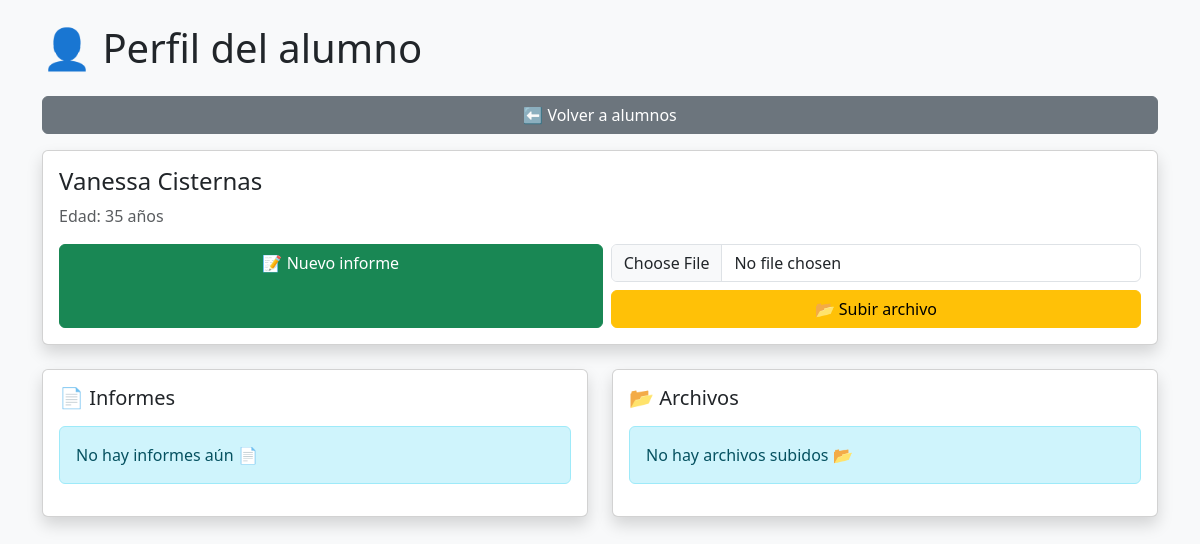
Before: /perfil_alumno/2 (signed in) with the older database file.
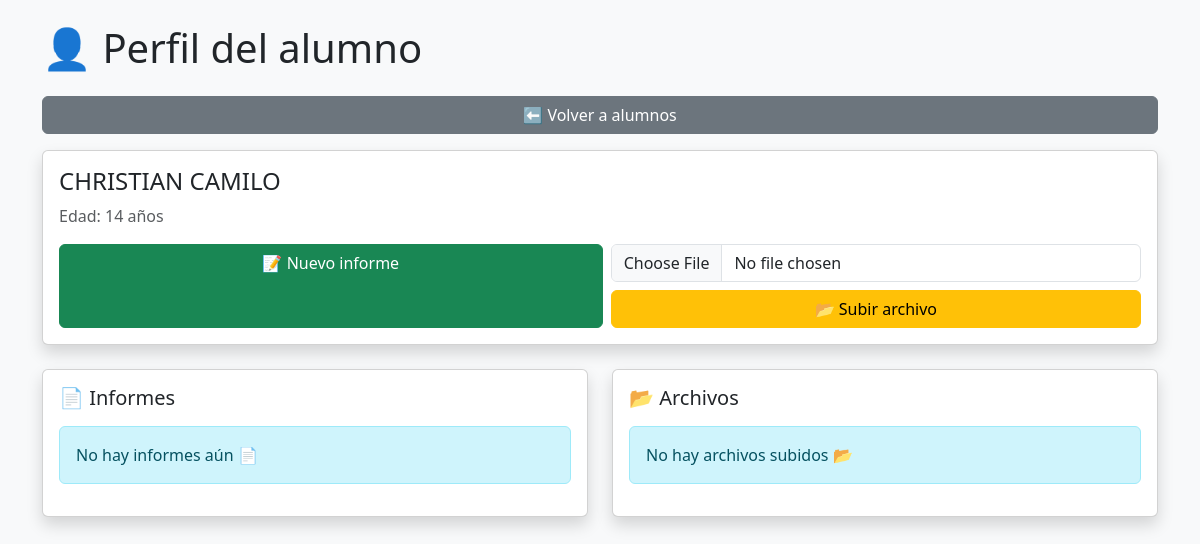
After: the same page with the newer database file.
### tables this page shows
CREATE TABLE alumnos (
    id INTEGER PRIMARY KEY AUTOINCREMENT,
    nombre TEXT,
    edad INTEGER,
    usuario_id INTEGER,
    FOREIGN KEY (usuario_id) REFERENCES usuarios(id)
);

### routes/alumnos.py (the view)
@alumnos_bp.route("/perfil_alumno/<int:id>")
@login_required
def perfil_alumno(id):
    alumno = db.session.execute(
        text("SELECT * FROM alumnos WHERE id = :id AND usuario_id = :uid"),
        {"id": id, "uid": session["user_id"]}
    ).fetchone()
    if not alumno:
        return "Acceso no autorizado ❌", 403
    informes = db.session.execute(
        text("SELECT * FROM informes WHERE alumno_id = :id ORDER BY id DESC"),
        {"id": id}
    ).fetchall()
    import os
    carpeta_alumno = os.path.join("uploads", f"alumno_{id}")
    if os.path.exists(carpeta_alumno):
        archivos = os.listdir(carpeta_alumno)
    else:
        archivos = []
    return render_template(
        "perfil_alumno.html",
        alumno=alumno,
        informes=informes,
        archivos=archivos
    )

### app.py (called while the page is built)
@app.after_request
def add_header(response):
    response.cache_control.max_age = 300
    return response

### routes/alumnos.py (called while the page is built)
def login_required(func):
    @wraps(func)
    def wrapper(*args, **kwargs):
        if "user_id" not in session:
            from flask import redirect, url_for
            return redirect(url_for("auth.login"))
        return func(*args, **kwargs)
    return wrapper

### templates/perfil_alumno.html (shortened to what the changed rows need)
<!DOCTYPE html>
<html>
<head>
    <link href="https://cdn.jsdelivr.net/npm/bootstrap@5.3.0/dist/css/bootstrap.min.css" rel="stylesheet">
</head>
<body class="bg-light">
<div class="container py-4">
    <h1 class="mb-4 text-center text-md-start">👤 Perfil del alumno</h1>
    <div class="card shadow mb-4">
        <div class="card-body">
            <h4>{{ alumno["nombre"] }}</h4>
            <p class="text-muted">Edad: {{ alumno["edad"] }} años</p>
            <div class="d-flex flex-column flex-md-row gap-2 mt-3">
                <a href="{{ url_for('informes.crear_informe', id=alumno['id']) }}"
                   class="btn btn-success w-100">
                </a>
                <form action="{{ url_for('archivos.subir_archivo', id=alumno['id']) }}"
                      method="POST"
                      enctype="multipart/form-data"
                      class="w-100">
                </form>
            </div>
        </div>
    </div>
</div>
</body>
</html>

Changed rows visible on the page:
changed alumnos: nombre "Vanessa Cisternas" → "CHRISTIAN CAMILO"; edad "35" → "14"
